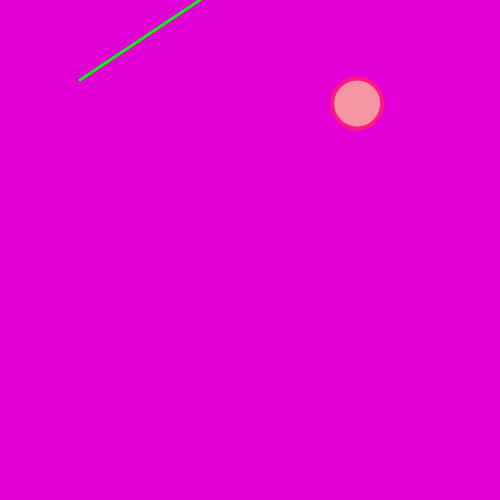
Frame 1 (no input)
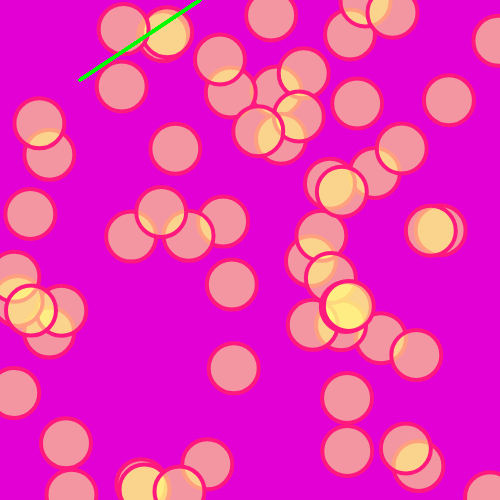
Frame 60 (no input)
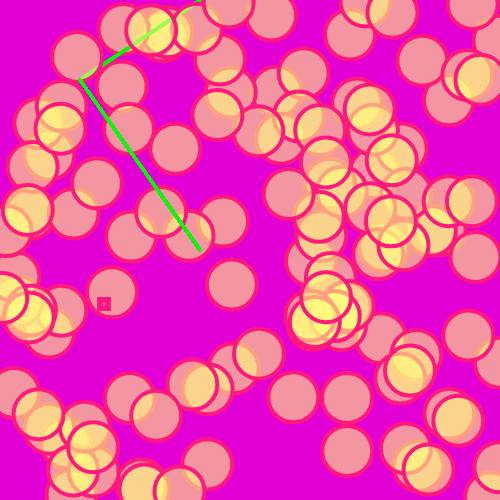
Frame 120 (the mouse pressed at the canvas centre since frame 60)

The p5.js sketch that drew these frames (run headless with seeded random() and noise() and a simulated clock; from frame 60 on, the mouse is pressed at the canvas centre):

// p5.js sketch
// ── sketch.js
//The setup function only happens once
var choco=0;
function setup() {
	createCanvas(500, 500); //create a 500px X 500px canvas 
background(227, mouseX, 212);}

//The draw function happens over and over again
function draw() {
   //an RGB color for the canvas' background
  //circle
  stroke(255,25,127); // an RGB color for the circle's border
  strokeWeight(4);
  fill(255,255,127,150); // an RGB color for the inside of the circle (the last number refers to transparency (min. 0, max. 255))
  ellipse(random(width),random(height),50,50); //center of canvas, 20px dia
  fill(230, 73, 193);
  strokeWeight(5);
  rect(100,300,choco,choco);
  
  strokeWeight(3);
  stroke(choco,250,choco);
  line(80,80,200,mouseX);
}
function mousePressed(){
	if (choco>=255){
		choco=0
	}else{
		choco=choco+8;
	}
	
}
  



// ── animation.html
<!DOCTYPE html>
<html>
<head>
	<title>Hi Snowman</title>
	<link rel="stylesheet" type="text/css" href="style.css">
</head>
<body>
	<h1>Cute Snowman</h1>
	<p>While enjoying the nature, Chloe found upon a cute snowman</p>
	<iframe width="560" height="315" src="https://www.youtube.com/embed/Rf8L9TfmTSo?si=etgXGDypbfocvQnU" title="YouTube video player" frameborder="0" allow="accelerometer; autoplay; clipboard-write; encrypted-media; gyroscope; picture-in-picture; web-share" referrerpolicy="strict-origin-when-cross-origin" allowfullscreen></iframe>
	https://youtu.be/Rf8L9TfmTSo?si=D551yd6DyO-EI4le
	<a href="programming.html">See View</a>


</body>
</html>
// ── audio.html
<!DOCTYPE html>
<html>
<head>
	<title>Environment</title>
	<link rel="stylesheet" type="text/css" href="style.css">
</head>
<body>
	<h1>Stop and Listen</h1>
	<p>Let's stop for a second and enjoy</p>
	<iframe width="100%" height="300" scrolling="no" frameborder="no" allow="autoplay" src="https://w.soundcloud.com/player/?url=https%3A//api.soundcloud.com/tracks/1771546581&color=%23ff5500&auto_play=false&hide_related=false&show_comments=true&show_user=true&show_reposts=false&show_teaser=true&visual=true"></iframe><div style="font-size: 10px; color: #cccccc;line-break: anywhere;word-break: normal;overflow: hidden;white-space: nowrap;text-overflow: ellipsis; font-family: Interstate,Lucida Grande,Lucida Sans Unicode,Lucida Sans,Garuda,Verdana,Tahoma,sans-serif;font-weight: 100;"><a href="https://soundcloud.com/kyi-phyu-tha-dar" title="Kyi Phyu Tha Dar" target="_blank" style="color: #cccccc; text-decoration: none;">Kyi Phyu Tha Dar</a> · <a href="https://soundcloud.com/kyi-phyu-tha-dar/lake" title="Chloe soundtrack" target="_blank" style="color: #cccccc; text-decoration: none;">Chloe soundtrack</a></div>
	<a href="animation.html">See view</a>

</body>
</html>
// ── landscape.html
<!DOCTYPE html>
<html>
<head>
	<title>Future</title>
	<link rel="stylesheet" type="text/css" href="style.css">
</head>
<body>
	<h1>Little Things We Forget</h1>
<p>For someone who is always running for future, she sometimes forget to enjoy little things.</p>
<img src="images/view.jpg" alt="view" width= "300px"> 
<a href="audio.html">See View</a>
</body>
</html>
// ── style.css
body {background-color: #FF33E8;}
h1{background-color: gold; color: #3433FF;
font-family: Helvetica;
font-size : 40px;
text-align: center;}

p{color: #3433FF;
font-family: Helvetica;
font-size: 18px;}

a{color: blue;
font-family: Helvetica;
font-size: 18px;
text-decoration: none;}

a:hover {color: red;}

li{background-color: white; border-color: green;
border-style: double;
text-align: center;
margin: 4px;
padding: 4px;
display: inline;}

ul{list-style-type: none; text-align: margin;}
img{margin: auto;
display: block;}
